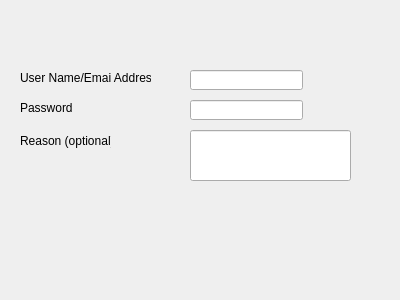
<?xml version="1.0" encoding="UTF-8"?>
<ui version="4.0">
 <class>delAccount</class>
 <widget class="QDialog" name="delAccount">
  <property name="geometry">
   <rect>
    <x>0</x>
    <y>0</y>
    <width>400</width>
    <height>300</height>
   </rect>
  </property>
  <property name="windowTitle">
   <string>Dialog</string>
  </property>
  <widget class="QLineEdit" name="lineEdit">
   <property name="geometry">
    <rect>
     <x>190</x>
     <y>70</y>
     <width>113</width>
     <height>20</height>
    </rect>
   </property>
  </widget>
  <widget class="QLabel" name="label">
   <property name="geometry">
    <rect>
     <x>20</x>
     <y>70</y>
     <width>131</width>
     <height>16</height>
    </rect>
   </property>
   <property name="text">
    <string>User Name/Emai Address</string>
   </property>
  </widget>
  <widget class="QLabel" name="label_2">
   <property name="geometry">
    <rect>
     <x>20</x>
     <y>100</y>
     <width>131</width>
     <height>16</height>
    </rect>
   </property>
   <property name="text">
    <string>Password</string>
   </property>
  </widget>
  <widget class="QLineEdit" name="lineEdit_2">
   <property name="geometry">
    <rect>
     <x>190</x>
     <y>100</y>
     <width>113</width>
     <height>20</height>
    </rect>
   </property>
  </widget>
  <widget class="QLabel" name="label_3">
   <property name="geometry">
    <rect>
     <x>20</x>
     <y>130</y>
     <width>91</width>
     <height>21</height>
    </rect>
   </property>
   <property name="text">
    <string>Reason (optional)</string>
   </property>
  </widget>
  <widget class="QLineEdit" name="lineEdit_3">
   <property name="geometry">
    <rect>
     <x>190</x>
     <y>130</y>
     <width>161</width>
     <height>51</height>
    </rect>
   </property>
  </widget>
 </widget>
 <resources/>
 <connections/>
</ui>
